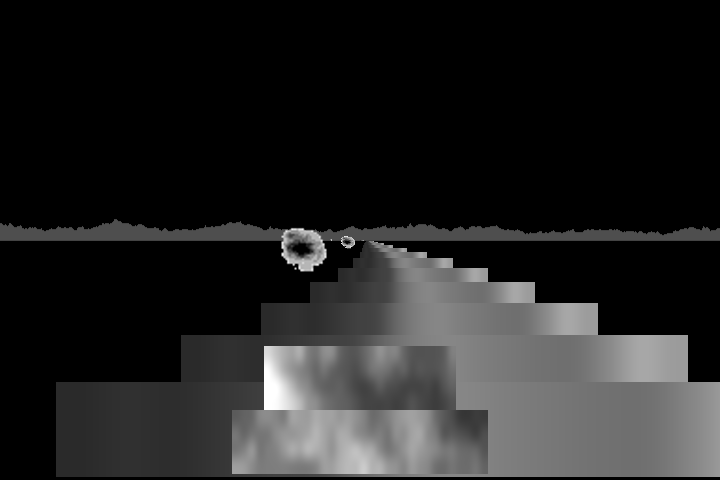
Frame 1 (no input)
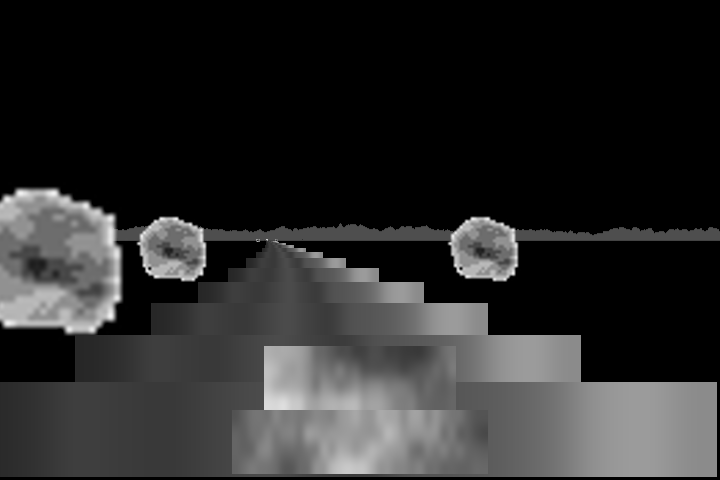
Frame 60 (the mouse pressed at the canvas centre just before this capture)
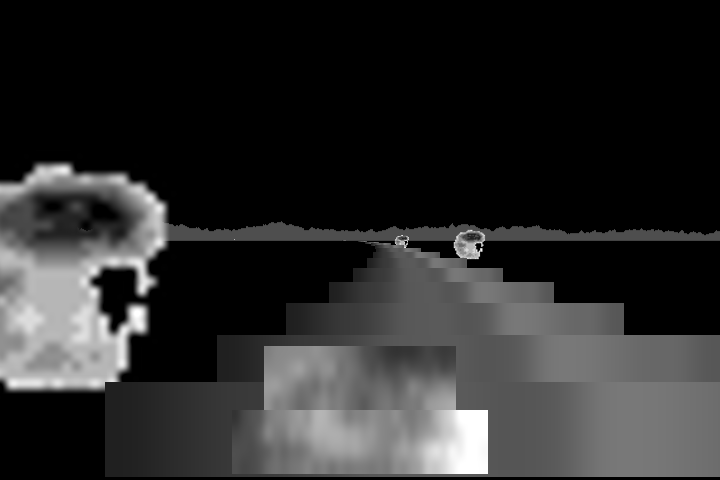
Frame 120 (the mouse held since frame 60 and released just before this capture)

The Processing sketch that drew these frames (run headless with seeded random() and noise(); from frame 60 on, the mouse is pressed at the canvas centre):

// Processing sketch: outrun
// ── outrun.pde


void setup()
{
  size(720,480);
  frameRate(5);
  
  background(0);
}

PImage multImg(PImage i1, PImage i2) 
{
  i1.loadPixels();
  i2.loadPixels();
  
  PImage rv = createImage(i1.width, i2.height, RGB);
  
  if ((i1.width != i2.width) || (i1.height != i2.height))  {
    print("imgMult size mismatch");
    return rv; 
  }

  for (int y = 0; y < i1.height; y++) {
    for (int x = 0; x < i1.width; x++) {
      final int ind = y*i1.width+x;
      
      float i1p = red(i1.pixels[ind]);
      float i2p = red(i2.pixels[ind]);
      
      rv.pixels[ind] = color(i1p*i2p/255);
    }
  }
    
  rv.updatePixels();
  return rv;
}

PImage binarize(PImage img, int thresh, int fillc) 
{
img.loadPixels();

PImage bin_img = createImage(img.width, img.height, RGB);

  for (int y = 0; y < img.height; y++) {
    for (int x = 0; x < img.width; x++) {
      final int ind = y*img.width+x;
      
      if (red(img.pixels[ind]) > thresh) {
        bin_img.pixels[ind] = color(fillc);
      }
    }
  }
    
  bin_img.updatePixels();
  return bin_img;
}

float[][] kernel = { { -1, -1, -1 },
                     { -1,  9, -1 },
                     { -1, -1, -1 } };
                     
PImage edgeDetect(PImage img) 
{
  /*
  float ksum = 0;
  for (int ky = -1; ky <= 1; ky++) {
    for (int kx = -1; kx <= 1; kx++) {
      ksum += kernel[ky+1][kx+1];
  }}*/
  
img.loadPixels();
// Create an opaque image of the same size as the original
PImage edgeImg = createImage(img.width, img.height, RGB);
// Loop through every pixel in the image.
for (int y = 1; y < img.height-1; y++) { // Skip top and bottom edges
  for (int x = 1; x < img.width-1; x++) { // Skip left and right edges
  
    float sum = 0; // Kernel sum for this pixel
    
    for (int ky = -1; ky <= 1; ky++) {
      for (int kx = -1; kx <= 1; kx++) {
        // Calculate the adjacent pixel for this kernel point
        int pos = (y + ky)*img.width + (x + kx);
        // Image is grayscale, red/green/blue are identical
        float val = red(img.pixels[pos]);
        // Multiply adjacent pixels based on the kernel values
        sum += kernel[ky+1][kx+1] * val;
      }
    }
    
    // For this pixel in the new image, set the gray value
    // based on the sum from the kernel
    edgeImg.pixels[y*img.width + x] = color(sum/8);
    //if (sum > 0) {print(sum + "\n");}
    
  }
}
// State that there are changes to edgeImg.pixels[]
edgeImg.updatePixels();
return edgeImg;
}
//image(edgeImg, 100, 0); // Draw the new image

float t = 0;
float mtn_off = 0;

PImage noiseImage(int w, int h, float nval, boolean radial_fade)
{
  
  PImage img = createImage(w, h, RGB);
  img.loadPixels();
  
  final int HW = img.width/2;
  final float MAX_R = 0.8 * sqrt(2.0*(HW*HW));
  final float LIM_R = MAX_R/2.0;
  
  for (int y = 0; y < img.height; y++) {
    for (int x = 0; x < img.width; x++) {
      
      float val = noise(x/15.0,y/8.0, nval);
      float val2 = noise(x/50.0,y/30.0, nval);
      float val3 = noise(x/2.0,y/2.0, nval);
      float tval = (val*0.7 + val2*0.2 + val3*0.1);
      
      if (radial_fade) {
      float r = sqrt( (y-HW)*(y-HW) + (x-HW)*(x-HW));
      
      if (r > MAX_R) {r = MAX_R; }
      if (r > LIM_R) {
        tval *=  1.0 - (r - LIM_R)/(MAX_R - LIM_R);  
      }
      }
      
      tval *= tval;    
      
      img.pixels[y * img.width + x] = color(595*tval);
  }}
  
  img.updatePixels();
  
 return img; 
}

// TBD need to rethink this to generate curves into the distance- the target is always in the center of
// the screen
float roadCurve(float z, int i, int j) 
{
  //float val = (30/z * (noise(z/50.0 + (i + j)/55.0)-0.5));
  float nval = (noise(z/500.0 + (i + j)/55.0) - 0.5);
    float val = (width * nval);
    
   // print(z + " " + j + " " + nval  + " " + val + "\n");
  return val;
  /*
  float r = width * (noise(1000.0 + (i + j)/36.0) - 0.5);
  
  // off = r - r cos(theta) 
  // z = r sin(theta)
  // off = r - r cos(asin(z/r))
  float theta = asin( j/r);
  float off = 500 * (r - r * cos(theta) ); 
  
  print(z + " " + j + " " + theta + " " + r + " " + off + "\n");
  
  return off;
  */
}

PImage treeImage()
{
   PImage img = noiseImage(32, 32, t,  true);
  
  PImage bin_img = binarize(img, 56, 255);
  // this doesn't work flexibily enough
  //bin_img.filter(THRESHOLD);
  
  PImage edge_img = edgeDetect(bin_img);
  edge_img = binarize(edge_img, 16, 255);
  img.filter(INVERT);
  PImage fin_img = (multImg(edge_img, img));
  fin_img.filter(POSTERIZE, 8);
  
  fin_img.format = ARGB;
  fin_img.loadPixels();
    for (int y = 0; y < img.height; y++) {
    for (int x = 0; x < img.width; x++) {
      final int ind = y*img.width+x;
      
      if (red(fin_img.pixels[ind]) < 6) {
        fin_img.pixels[ind] = color(0, 0);
      }
    }
  }
  fin_img.updatePixels();
 
 return fin_img; 
}

float car_off = 0.0;

void keyPressed()
{
  if (key == 'a') {
    car_off += 4.1;
    print(car_off + "\n");
  }
  if (key == 'd') {
    car_off -= 4.1;
    print(car_off + "\n");
  }
}


int cnt = 0;

void draw() 
{
  loadPixels();
  
  PImage road = noiseImage(16, 1, t + 100, false);
  PImage tree = treeImage();
  PImage car = noiseImage(32,4,  t + 10, false);
  PImage car_top = noiseImage(24,4, t +2000, false);
  /////////////
  background(0);
 
 //image(img,      0,           0, img.width, img.height);
 //image(bin_img,  img.width,   0, img.width, img.height);
 noSmooth();
 //float sc = 16 * (0.5 + t * 5);
 //image(fin_img, img.width*2, 0, img.width*sc, img.height*sc);
 
 ///////////
 // TBD these numbers are too magic
 float z = 70;
 final float zsc = 1.5;
 final int NUM_STEPS = 20;
 
 // find the smallest z
 float z_final = z;
 for (int ind = NUM_STEPS; ind > 0; ind -= 1) {
   z_final /= zsc;
 }
 float road_curve = roadCurve(z_final, cnt, 0);
 //float x_off = width/2 - road.width/(2*z_final) + road_curve;
 
 //////////////////////////////////////////////////////////////////////////////////
 // draw background mountains
 for (int i = 0; i < width; i++) {
   float hgt = 20 * noise( (i + 2*mtn_off)/60.0 ) + 8 * noise ( (i + 2*mtn_off)/5.0 );
   stroke(78);
   line(i, height/2-hgt, i, height/2 );
 }
 mtn_off -= road_curve/45.0;
 
 //////////////////////////////////////////////////////////////////////////////////
 float y = 0;
 
 for (int ind = NUM_STEPS; ind >= 0; ind -= 1) {
   
 //for (float z = 100; z > 0.05; z /= 1.5) {
   float x = width/2 + roadCurve(z, cnt, ind) + car_off;
   //x -= x_off; // + 50.0*(noise(cnt/10.0)-0.5);
   y = height/2 + 4.0/z;
   image(road, x - road.width/(2*z), y - 2*road.height/(2*z), 
               road.width/z, 2*road.height/z);
   
   // draw things on side of road
   if (noise(ind + cnt) > 0.6) {
     image(tree, x + 3.5*road.width/z, y - tree.height/(2*z), 
                 tree.width/z, tree.height/z);
   }
   if (noise(10000 + ind + cnt) > 0.6) {
     image(tree, x - 3.5*road.width/z, y - tree.height/(2*z), 
                 tree.width/z, tree.height/z);
   }
     
   //ind += 1;
   z /= zsc;
 }

 {
   float car_y = y - 20;
 image(car, width/2 - 8*car.width/2, car_y, 
             car.width*8, car.height*16);
 image(car_top, width/2 - 8*car_top.width/2, car_y - car.height*16, 
                car_top.width*8, car_top.height*16 );
 }
  
 cnt += 1;
 t += 0.008;
}
